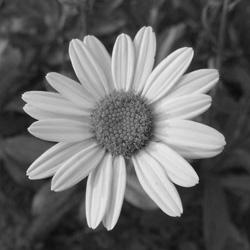
#> input picture ip_hw/t2_q3/gs.jpg, 250 x 250 px
$ python t2_q3.py
#> lines starting #> are read from the running program, lines starting #| are printed output that depends on the picture
import cv2 as cv
import matplotlib.pyplot as plt
import os

class ImageIntensityTransformer:

    def __init__(self):
        self.darker_top_right_edge = 5
        self.darker_down_right_edge = 50

        self.dark_down_left_edge = 30
        self.dark_top_left_edge = 50
        self.dark_top_right_edge = 70
        self.dark_down_right_edge = 100

        self.gray_down_left_edge = 80
        self.gray_top_left_edge = 110
        self.gray_top_right_edge = 140
        self.gray_down_right_edge = 180

        self.bright_down_left_edge = 150
        self.bright_top_left_edge = 190
        self.bright_top_right_edge = 200
        self.bright_down_right_edge = 230

        self.brighter_top_left_edge = 220
        self.brighter_down_left_edge = 240

        self.DARKER_CONST = 0
        self.DARK_CONST = 80
        self.GRAY_CONST = 127
        self.BRIGHT_CONST = 200
        self.BRIGHTER_CONST = 255

        self.src_image = None

    def main(self):
        dir = os.path.dirname(__file__)
        self.src_image = cv.imread(dir+'/gs.jpg', 0)
#> self.src_image is the input picture: shape (250, 250); min 1, max 244, mean 102.8
        # [18 lines of commented-out code are left out]
        self.update_image()

        hist = cv.calcHist([self.src_image], [0], None, [256], [0, 256])
        plt.subplot(221)
        plt.plot(hist, color= 'r')
        plt.xlim([0, 256])
        plt.subplot(222)
        plt.imshow(self.src_image, cmap='gray')
        plt.show()

        cv.waitKey(0)
        cv.destroyAllWindows()


    def update_darker_top_right_edge(self, val):
        dark_top_edge = val
        self.update_image()

    def update_darker_down_right_edge(self, val):
        dark_down_edge = val
        self.update_image()

    def update_dark_down_left_edge(self, val):
        gray_left_edge = val
        self.update_image()

    def update_dark_top_left_edge(self, val):
        gray_top_edge = val
        self.update_image()

    def update_dark_top_right_edge(self, val):
        gray_right_edge = val
        self.update_image()

    def update_dark_down_right_edge(self, val):
        bright_top_edge = val
        self.update_image()

    def update_gray_down_left_edge(self, val):
        bright_down_edge = val
        self.update_image()

    def update_gray_top_left_edge(self, val):
        bright_down_edge = val
        self.update_image()

    def update_gray_top_right_edge(self, val):
        bright_down_edge = val
        self.update_image()

    def update_gray_down_right_edge(self, val):
        bright_down_edge = val
        self.update_image()

    def update_bright_down_left_edge(self, val):
        bright_down_edge = val
        self.update_image()

    def update_bright_top_left_edge(self, val):
        bright_down_edge = val
        self.update_image()

    def update_bright_top_right_edge(self, val):
        bright_down_edge = val
        self.update_image()

    def update_bright_down_right_edge(self, val):
        bright_down_edge = val
        self.update_image()

    def update_brighter_down_left_edge(self, val):
        bright_down_edge = val
        self.update_image()

    def update_brighter_top_left_edge(self, val):
        bright_down_edge = val
        self.update_image()


    def update_image(self):
        for i in range(0, len(self.src_image)):
            for j in range(0, len(self.src_image[0])):
                gray = self.update_contrast(self.src_image[i][j])
                self.src_image[i][j] = gray
#> this loop made 250 passes
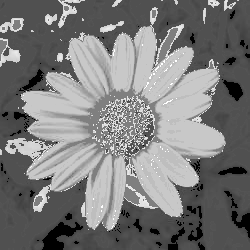
#> self.src_image: shape (250, 250); min 0, max 255, mean 123.8
        # cv.imshow('window_image', self.src_image)


    def update_contrast(self, gray):
        darker_value = 0
        if gray <= self.darker_top_right_edge:
            darker_value = 1
        elif gray > self.darker_top_right_edge and gray <= self.darker_down_right_edge:
            darker_value = self.get_value(self.darker_top_right_edge, self.darker_down_right_edge, 1, 0, gray)

        dark_value = 0
        if gray >= self.dark_down_left_edge and gray <= self.dark_top_left_edge:
            dark_value = self.get_value(self.dark_down_left_edge, self.dark_top_left_edge, 0, 1, gray)
        elif gray >= self.dark_top_left_edge and gray <= self.dark_top_right_edge:
            dark_value = 1
        elif gray >= self.dark_top_right_edge and gray < self.dark_down_right_edge:
            dark_value = self.get_value(self.dark_top_right_edge, self.dark_down_right_edge, 1, 0, gray)

        gray_value = 0
        if gray >= self.gray_down_left_edge and gray <= self.gray_top_left_edge:
            gray_value = self.get_value(self.gray_down_left_edge, self.gray_top_left_edge, 0, 1, gray)
        elif gray >= self.gray_top_left_edge and gray <= self.gray_top_right_edge:
            gray_value = 1
        if gray >= self.gray_top_right_edge and gray <= self.gray_down_right_edge:
            gray_value = self.get_value(self.gray_top_right_edge, self.gray_down_right_edge, 1, 0, gray)

        bright_value = 0
        if gray >= self.bright_down_left_edge and gray <= self.bright_top_left_edge:
            bright_value = self.get_value(self.bright_down_left_edge, self.bright_top_left_edge, 0, 1, gray)
        elif gray >= self.bright_top_left_edge and gray <= self.bright_top_right_edge:
            bright_value = 1
        if gray >= self.bright_top_right_edge and gray <= self.bright_down_right_edge:
            bright_value = self.get_value(self.bright_top_right_edge, self.bright_down_right_edge, 1, 0, gray)

        brighter_value = 0
        if gray > self.brighter_down_left_edge and gray <= self.brighter_top_left_edge:
            brighter_value = self.get_value(self.brighter_down_left_edge, self.brighter_top_left_edge, 0, 1, gray)
        elif gray >= self.brighter_top_left_edge:
            brighter_value = 1

        value = (
                self.DARKER_CONST * darker_value + self.DARK_CONST * dark_value + self.GRAY_CONST * gray_value + self.BRIGHT_CONST * bright_value + self.BRIGHTER_CONST * brighter_value) / (
                darker_value + dark_value + gray_value + bright_value + brighter_value)
        return round(value)


    # calculate value of line starting from point1 to point2 at index "index"
    def get_value(self, point1, point2, value1, value2, index):
        a = (value2 - value1) / (point2 - point1)
        b = value1
        y = a * index + b
        return y


if __name__ == '__main__':
    transformer = ImageIntensityTransformer()
    transformer.main()
#> in main, `plt.show()`:
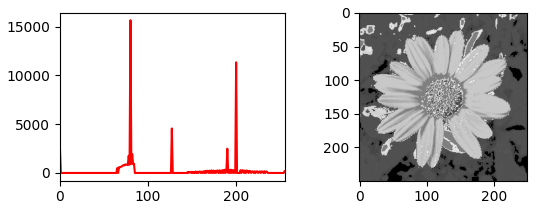
#> figure drawn by matplotlib, 2 panels; panel 1: curve peaks at x = 80, y = 15651
